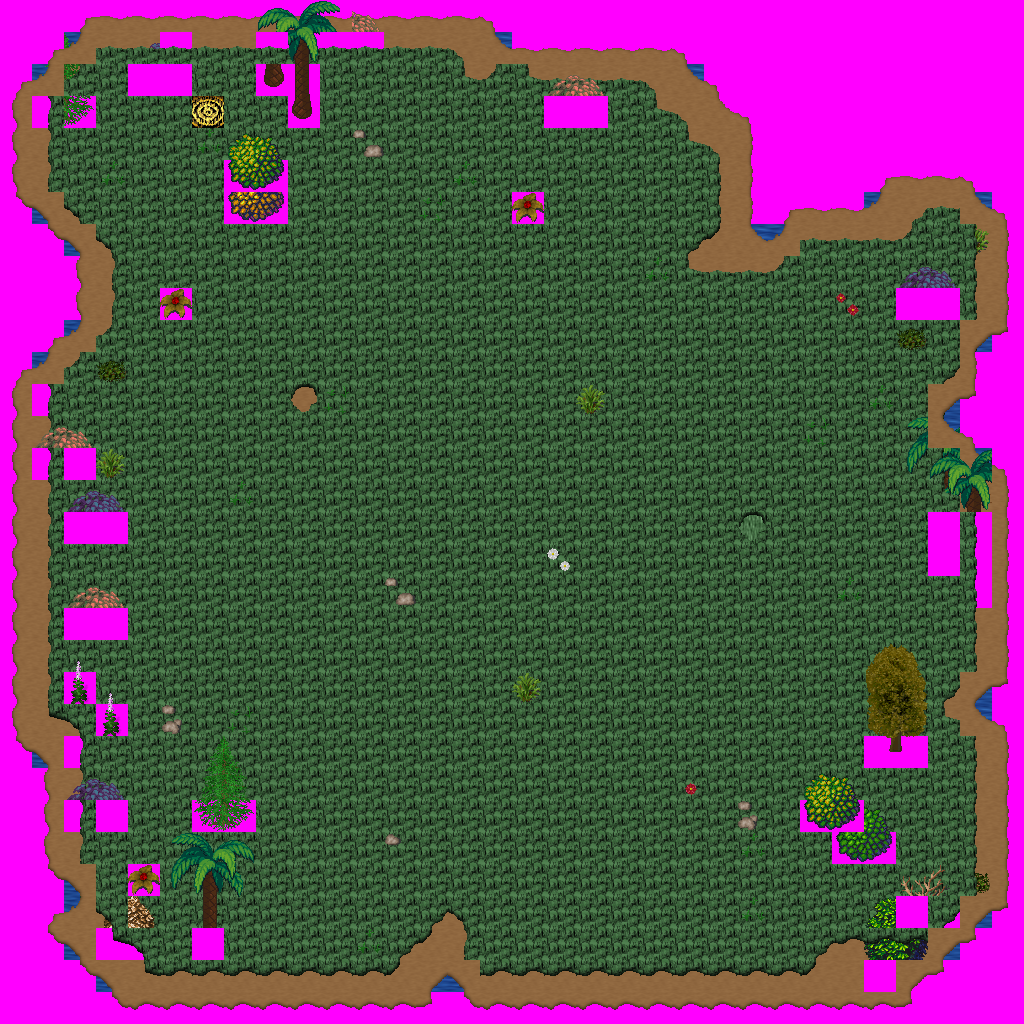

Rendered tile map (Tiled .tmx) drawn with the repository's tilesets; below, a short description and the map source with its tile grids summarised:
An orthogonal 32x32 tile map with 32x32 px tiles, 7 tile layers (Ground, Objects, Above, Walkable, ...), 18 tilesets.

<map version="1.0" orientation="orthogonal" width="32" height="32" tilewidth="32" tileheight="32">
 <tileset firstgid="1" name="ground_ground" tilewidth="32" tileheight="32">
  <image source="../drawable/ground_ground.png" width="96" height="352" />
 </tileset>
 <tileset firstgid="34" name="plant_grasses" tilewidth="32" tileheight="32">
  <image source="../drawable/plant_grasses.png" width="96" height="64" />
 </tileset>
 <tileset firstgid="40" name="plant_flower_daisy_white" tilewidth="32" tileheight="32">
  <image source="../drawable/plant_flower_daisy_white.png" width="64" height="128" />
 </tileset>
 <tileset firstgid="48" name="plant_bush_various_small" tilewidth="32" tileheight="32">
  <image source="../drawable/plant_bush_various_small.png" width="96" height="96" />
 </tileset>
 <tileset firstgid="57" name="plant_flower_daisy_red" tilewidth="32" tileheight="32">
  <image source="../drawable/plant_flower_daisy_red.png" width="64" height="128" />
 </tileset>
 <tileset firstgid="65" name="plant_tree_spruce" tilewidth="32" tileheight="32">
  <image source="../drawable/plant_tree_spruce.png" width="64" height="96" />
 </tileset>
 <tileset firstgid="71" name="ground_grass_corners" tilewidth="32" tileheight="32">
  <image source="../drawable/ground_grass_corners.png" width="192" height="128" />
 </tileset>
 <tileset firstgid="95" name="ground_grass_edges" tilewidth="32" tileheight="32">
  <image source="../drawable/ground_grass_edges.png" width="384" height="96" />
 </tileset>
 <tileset firstgid="131" name="ground_rock_pebbles" tilewidth="32" tileheight="32">
  <image source="../drawable/ground_rock_pebbles.png" width="32" height="96" />
 </tileset>
 <tileset firstgid="134" name="ground_earth_edges" tilewidth="32" tileheight="32">
  <image source="../drawable/ground_earth_edges.png" width="192" height="96" />
 </tileset>
 <tileset firstgid="152" name="plant_flower_foxgloves" tilewidth="32" tileheight="32">
  <image source="../drawable/plant_flower_foxgloves.png" width="64" height="64" />
 </tileset>
 <tileset firstgid="156" name="plant_tree_taller_trees" tilewidth="32" tileheight="32">
  <image source="../drawable/plant_tree_taller_trees.png" width="256" height="128" />
 </tileset>
 <tileset firstgid="188" name="building_decoration_floor_sparkle" tilewidth="32" tileheight="32">
  <image source="../drawable/building_decoration_floor_sparkle.png" width="96" height="192" />
 </tileset>
 <tileset firstgid="206" name="ground_grass_2" tilewidth="32" tileheight="32">
  <image source="../drawable/ground_grass_2.png" width="96" height="224" />
 </tileset>
 <tileset firstgid="227" name="plant_bushes_and_trees" tilewidth="32" tileheight="32">
  <image source="../drawable/plant_bushes_and_trees.png" width="512" height="289" />
 </tileset>
 <tileset firstgid="371" name="plant_bush_leafy" tilewidth="32" tileheight="32">
  <image source="../drawable/plant_bush_leafy.png" width="256" height="192" />
 </tileset>
 <tileset firstgid="419" name="plant_tree_palm_trees" tilewidth="32" tileheight="32">
  <image source="../drawable/plant_tree_palm_trees.png" width="128" height="320" />
 </tileset>
 <tileset firstgid="459" name="walkable_sentinel" tilewidth="32" tileheight="32">
  <image source="../drawable/walkable_sentinel.png" width="32" height="32" />
 </tileset>
 <layer name="Ground" width="32" height="32">
  <data>[1024 cells, 1024 non-empty, 5 distinct tile ids]</data>
 </layer>
 <layer name="Objects" width="32" height="32">
  <data>[1024 cells, 80 non-empty, 30 distinct tile ids]</data>
 </layer>
 <layer name="Above" width="32" height="32">
  <data>[1024 cells, 63 non-empty, 41 distinct tile ids]</data>
 </layer>
 <layer name="Walkable" width="32" height="32">
  <data>[1024 cells, 253 non-empty, 1 distinct tile ids]</data>
 </layer>
 <layer name="Objects_stendhal" width="32" height="32">
  <data>[1024 cells, 288 non-empty, 48 distinct tile ids]</data>
 </layer>
 <layer name="Above_stendhal" width="32" height="32">
  <data>[1024 cells, 20 non-empty, 8 distinct tile ids]</data>
 </layer>
 <layer name="Objects_stendhal2" width="32" height="32">
  <data>[1024 cells, 0 non-empty, 0 distinct tile ids]</data>
 </layer>
 <objectgroup name="Mapevents" width="32" height="32" />
 <objectgroup name="Spawn" width="32" height="32" />
 <objectgroup name="Keys" width="32" height="32" />
 <objectgroup name="Replace" width="32" height="32" />
</map>
